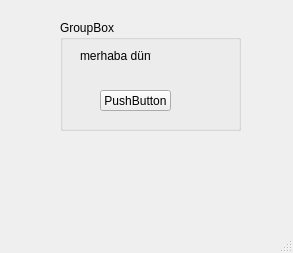
<?xml version="1.0" encoding="UTF-8"?>
<ui version="4.0">
 <class>MainWindow</class>
 <widget class="QMainWindow" name="MainWindow">
  <property name="geometry">
   <rect>
    <x>0</x>
    <y>0</y>
    <width>293</width>
    <height>253</height>
   </rect>
  </property>
  <property name="windowTitle">
   <string>MainWindow</string>
  </property>
  <widget class="QWidget" name="centralwidget">
   <widget class="QGroupBox" name="groupBox">
    <property name="geometry">
     <rect>
      <x>60</x>
      <y>20</y>
      <width>181</width>
      <height>111</height>
     </rect>
    </property>
    <property name="title">
     <string>GroupBox</string>
    </property>
    <widget class="QLabel" name="label">
     <property name="geometry">
      <rect>
       <x>20</x>
       <y>20</y>
       <width>71</width>
       <height>31</height>
      </rect>
     </property>
     <property name="text">
      <string>merhaba dünya </string>
     </property>
    </widget>
    <widget class="QPushButton" name="pushButton">
     <property name="geometry">
      <rect>
       <x>40</x>
       <y>70</y>
       <width>71</width>
       <height>21</height>
      </rect>
     </property>
     <property name="text">
      <string>PushButton</string>
     </property>
    </widget>
   </widget>
  </widget>
  <widget class="QMenuBar" name="menubar">
   <property name="geometry">
    <rect>
     <x>0</x>
     <y>0</y>
     <width>293</width>
     <height>18</height>
    </rect>
   </property>
  </widget>
  <widget class="QStatusBar" name="statusbar"/>
 </widget>
 <resources/>
 <connections/>
</ui>
